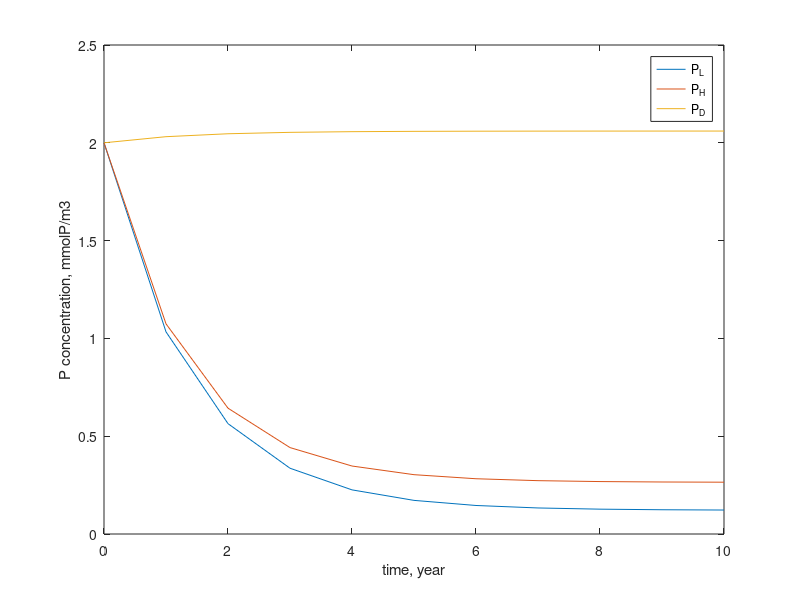

MATLAB code for this plot:
%% week13 exercise

close all
clear all

% 1. set parameters (from text)
VL = 3e16; 
VH = 1.6e16;
VD = 1.4e18;
C = 6e7;
M = 8e7;
lambda = 3.2e-8;

% parameter normalized by volume
cL = C/VL;
cH = C/VH;
cD = C/VD;
mH = M/VH;
mD = M/VD;

% time axis
dt = 60*60*24*30*12; % yearly time step
time=0:10;       % time in month
N=length(time);
P=zeros(3,N);     % P array
P(:,1)=[2;2;2];   % initial condition for P

% 2. time step loop
% model matrix T
T = [-(cL+lambda) 0 cL; cH -(cH+mH+lambda) mH; ... 
    lambda*VL/VD cD+mD+lambda*VH/VD -(cD+mD)];
for n=1:N-1
    P(:,n+1) = inv(eye(3)-dt*T)*P(:,n);
end

% 3. visualization
figure(1);
p=plot(time,P);
xlabel('time, year');
ylabel('P concentration, mmolP/m3');
legend(p,{'P_L' 'P_H' 'P_D'})




